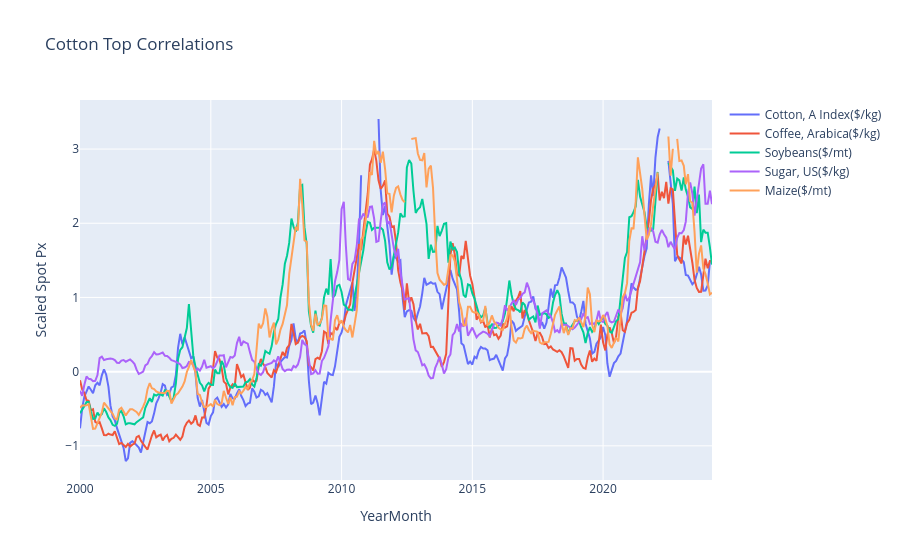

Source (notebook cell):
### Code cell
# Create traces for each commodity
traces = []
for commodity in cotton_top_correlations:
    trace = go.Scatter(x=wb_commodities_outliers_rm_df_scaled.loc['2000-01-01':].index, y=wb_commodities_outliers_rm_df_scaled.loc['2000-01-01':][commodity], mode='lines', name=commodity)
    traces.append(trace)

# Define layout for the plot
layout = go.Layout(
    title='Cotton Top Correlations',
    xaxis=dict(title='YearMonth'),
    yaxis=dict(title='Scaled Spot Px')
)

# Create figure and plot
fig = go.Figure(data=traces, layout=layout)

# Display the interactive plot
fig.show()

### Figure 1 — Plotly figure (JSON) as saved in the notebook; plotly's stock layout.template omitted (floating-point values rounded to 4 significant figures; data arrays with more than 128 entries replaced by an {"elided": "..."} marker saying what was removed)
{"data": [{"mode": "lines", "name": "Cotton, A Index($/kg)", "type": "scatter", "x": {"elided": "291 str values"}, "y": {"elided": "291 float values"}}, {"mode": "lines", "name": "Coffee, Arabica($/kg)", "type": "scatter", "x": {"elided": "291 str values"}, "y": {"elided": "291 float values"}}, {"mode": "lines", "name": "Soybeans($/mt)", "type": "scatter", "x": {"elided": "291 str values"}, "y": {"elided": "291 float values"}}, {"mode": "lines", "name": "Sugar, US($/kg)", "type": "scatter", "x": {"elided": "291 str values"}, "y": {"elided": "291 float values"}}, {"mode": "lines", "name": "Maize($/mt)", "type": "scatter", "x": {"elided": "291 str values"}, "y": {"elided": "291 float values"}}], "layout": {"title": {"text": "Cotton Top Correlations"}, "xaxis": {"title": {"text": "YearMonth"}}, "yaxis": {"title": {"text": "Scaled Spot Px"}}}}
